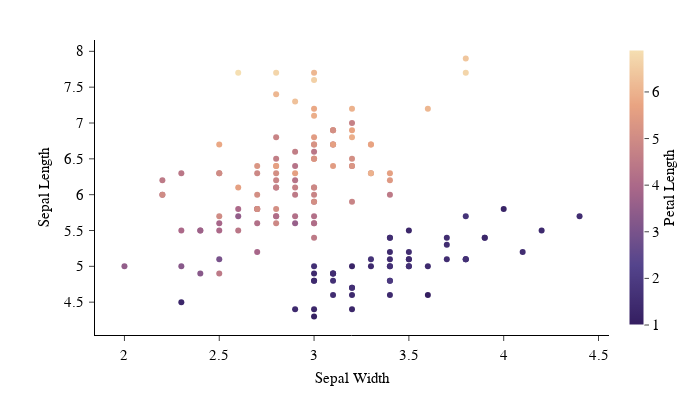

Source (notebook cell):
### Markdown cell above
### Interactivity

Interactive widgets can be used. For example, [Plotly](https://plotly.com/python/):

### Code cell
import plotly.express as px

apc.plotly.setup()

df = px.data.iris()
df = df.rename(
    columns={
        "sepal_width": "Sepal Width",
        "sepal_length": "Sepal Length",
        "petal_length": "Petal Length",
    }
)

fig = px.scatter(
    df,
    x="Sepal Width",
    y="Sepal Length",
    color="Petal Length",
    color_continuous_scale=apc.gradients.magma.to_plotly_colorscale(),
)

apc.plotly.style_plot(fig, monospaced_axes="all")
apc.plotly.set_figure_dimensions(fig, "float_wide")

fig.show()

### Figure 1 — Plotly figure (JSON) as saved in the notebook; plotly's stock layout.template omitted (floating-point values rounded to 4 significant figures; data arrays with more than 128 entries replaced by an {"elided": "..."} marker saying what was removed)
{"data": [{"hovertemplate": "Sepal Width=%{x}<br>Sepal Length=%{y}<br>Petal Length=%{marker.color}<extra></extra>", "legendgroup": "", "marker": {"color": {"elided": "150 float values"}, "coloraxis": "coloraxis", "symbol": "circle"}, "mode": "markers", "name": "", "orientation": "v", "showlegend": false, "type": "scatter", "x": {"elided": "150 float values"}, "xaxis": "x", "y": {"elided": "150 float values"}, "yaxis": "y"}], "layout": {"coloraxis": {"colorbar": {"tickfont": {"family": "SuisseIntlMono", "size": 14.5}, "title": {"text": "Petal Length"}}, "colorscale": {"elided": "256x2 mixed values"}}, "height": 420, "legend": {"tracegroupgap": 0}, "width": 700, "xaxis": {"anchor": "y", "domain": [0, 1], "tickfont": {"family": "SuisseIntlMono", "size": 14.5}, "tickformat": ",", "title": {"text": "Sepal Width"}}, "yaxis": {"anchor": "x", "domain": [0, 1], "tickfont": {"family": "SuisseIntlMono", "size": 14.5}, "tickformat": ",", "title": {"text": "Sepal Length"}}}}
